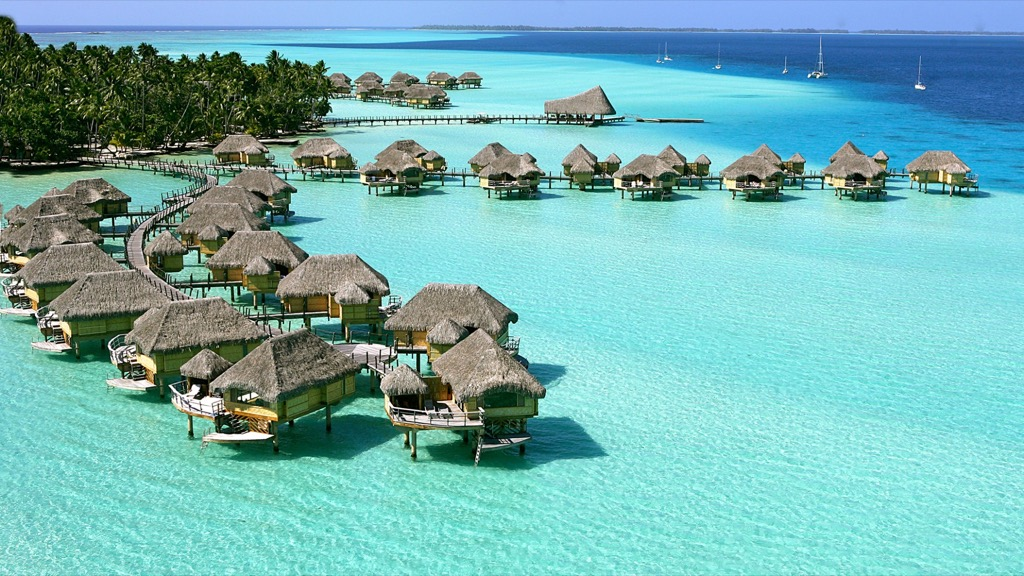
#> input picture 06-knn-classification/beach/beach01.jpg, 1024 x 576 px; its folder holds 4 pictures in this run
$ python classify.py beach/beach01.jpg
#> lines starting #> are read from the running program, lines starting #| are printed output that depends on the picture
#!/usr/bin/env python

# ###############################
# @author Petar Vorotnikov
# @description kNN classifier
# ###############################

import os, sys, math, logging, collections, argparse
import numpy as np
import matplotlib.pylab as plt
import cv2
from PIL import Image


'''
Configuration and globals
'''
ReferenceImage = collections.namedtuple('ReferenceImage', 'path, image, image_histogram')
DIR_BEACH = 'beach'
DIR_CITY = 'city'
DIR_MOUNTAIN = 'mountain'
RESIZE_DIMENSIONS = (256, 256)
LABEL_BEACH = 0
LABEL_MOUNTAIN = 1
LABEL_CITY = 2

'''
Retreive human-readable label
'''
def get_label(raw_label):
    if raw_label == LABEL_BEACH:
        return 'beach'
    elif raw_label == LABEL_MOUNTAIN:
        return 'mountain'
    elif raw_label == LABEL_CITY:
        return 'city'
    else:
        return 'unknown'

'''
Normalizes a given histogram making it with vector distance 1
'''
def normalize_histogram(histogram):
    np_histogram = np.array(histogram)
    normalized_histogram = np_histogram / np.linalg.norm(np_histogram)

    return normalized_histogram.tolist()

'''
Get the histogram and normalize it
so that the histogram vector length is 1
'''
def get_image_histogram(image):
    histogram = normalize_histogram(image.histogram())

    return histogram

'''
Load a single image, convert it to RGB and
resize it top proper dimensions
'''
def load_image(file):

    try:
        image = Image.open(file) # load the image
        image = image.convert('RGB') # convert the image to RGB
        image = image.resize(RESIZE_DIMENSIONS) # resize the image
        image_histogram = get_image_histogram(image) # get the histogram
        image_histogram = np.array(image_histogram).astype(np.float32) # convert it to numpy array
        image = np.array(image) # convert also the image to numpy array

        return ReferenceImage(
            path = file,
            image = image,
            image_histogram = image_histogram
        )

    except IOError:
        return None


'''
Load all images in a given path
@param {String} path
@return {Map} images
'''
def load_images(path):

    logging.info('Loading reference images in {0}...'.format(path))

    # Get all image filenames in the images directory
    filenames = os.listdir(path)

    images = []
    for filename in filenames:
        image = load_image(os.path.join(path, filename))
        if image != None:
            images.append(image)

    return images


''' Prepare the training and testing data for an image set '''
def prepare_data(images, label):
    data = np.zeros((len(images), 768)).astype(np.float32)
    for idx in range(len(images)):
        data[idx] = images[idx].image_histogram

    labels = np.empty(len(images)).astype(np.float32)
    labels.fill(label)

    return data, labels

'''
Main routine
'''
def main():

    # Get arguments
    parser = argparse.ArgumentParser(prog='kNN-classification', description=__doc__)
    parser.add_argument('input', metavar='INPUT FILE', help="Input file")
    args = parser.parse_args()

    # Configure logger
    logging.basicConfig(stream=sys.stdout, format="%(message)s", level=logging.INFO)

    # Load the query image and fetch its data
    query_image = load_image(args.input);
#> in load_image, image is the input picture: PIL image 1024x576 RGB; mean R, G, B 116.1, 178.2, 177.9
#> in load_image, `image = image.resize(RESIZE_DIMENSIONS)`:
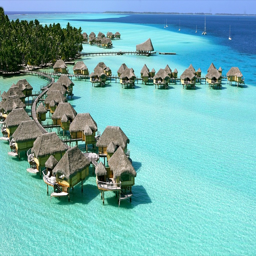
#> image: PIL image 256x256 RGB; mean R, G, B 116.1, 178.2, 177.9
#> in normalize_histogram, `np_histogram = np.array(histogram)`: np_histogram = 768 values, max 1907 at index 485, min 0 at index 248, mean 256
#> in normalize_histogram, `normalized_histogram = np_histogram / np.linalg.norm(np_histogram)`: normalized_histogram = 768 values, max 0.165 at index 485, min 0 at index 248, mean 0.0221
#> in get_image_histogram, `histogram = normalize_histogram(image.histogram())`: histogram has the same summary as normalized_histogram in normalize_histogram
#> in load_image, `image_histogram = get_image_histogram(image)`: image_histogram has the same summary as normalized_histogram in normalize_histogram
    query_image_data, l = prepare_data([query_image], None)
#> l = [nan]

    # Load training images
    beaches = load_images(DIR_BEACH)
#> pass 2 of the loop in load_images, `for filename in filenames:`:
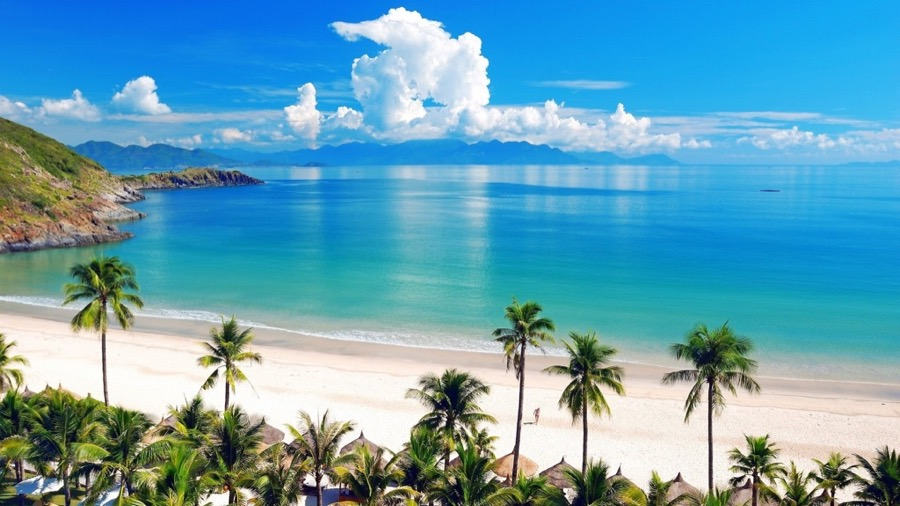
#> input picture 06-knn-classification/beach/beach02.jpg, 900 x 506 px
#> in load_image, image is the input picture: PIL image 900x506 RGB; mean R, G, B 100.5, 161.4, 182.5
#> in load_image (call 3), `image = image.resize(RESIZE_DIMENSIONS)`:
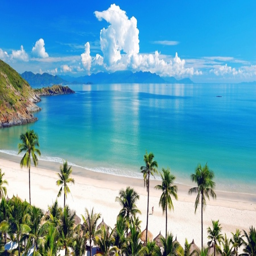
#> image: PIL image 256x256 RGB; mean R, G, B 100.5, 161.4, 182.5
#> image_histogram = 768 values, max 0.158 at index 741, min 0 at index 256, mean 0.0259
#> pass 3 of the loop in load_images, `for filename in filenames:`:
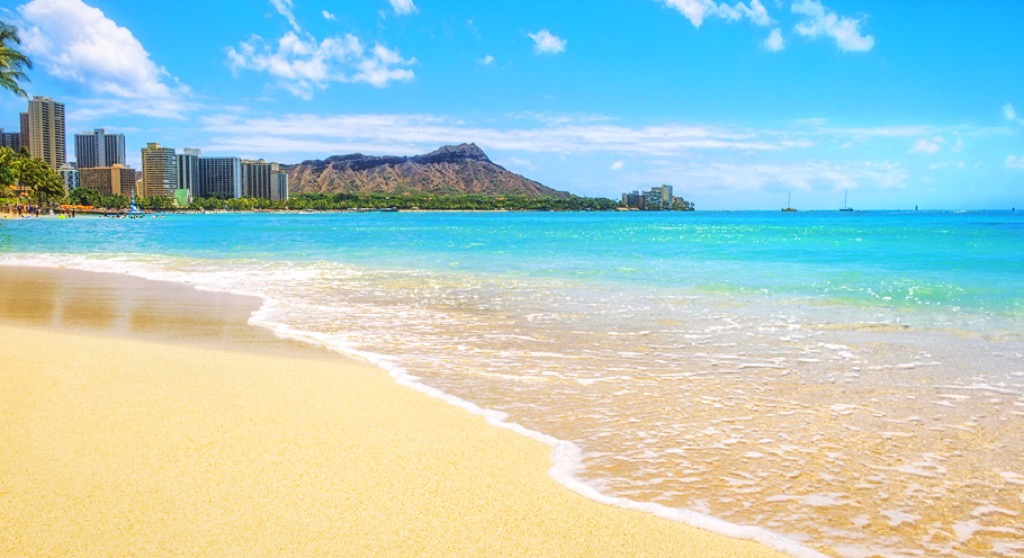
#> input picture 06-knn-classification/beach/beach03.jpg, 1024 x 558 px
#> in load_image, image is the input picture: PIL image 1024x558 RGB; mean R, G, B 172.6, 204.4, 201.6
#> in load_image (call 4), `image = image.resize(RESIZE_DIMENSIONS)`:
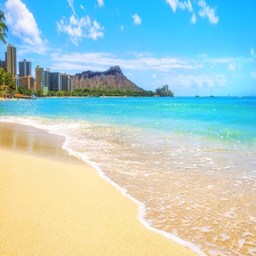
#> image: PIL image 256x256 RGB; mean R, G, B 172.6, 204.5, 201.6
#> image_histogram = 768 values, max 0.537 at index 767, min 0 at index 0, mean 0.0165
#> the loop made 4 passes; the first 3 are shown
    mountains = load_images(DIR_MOUNTAIN)
    cities = load_images(DIR_CITY)

    # Prepare training data
    training_beaches, labels_beaches = prepare_data(beaches, LABEL_BEACH);
    training_mountains, labels_mountains = prepare_data(mountains, LABEL_MOUNTAIN);
    training_cities, labels_cities = prepare_data(cities, LABEL_CITY);

    # Consolidate training data
    training_data = np.concatenate((training_beaches, training_mountains, training_cities), axis=0)
    labels = np.concatenate((labels_beaches, labels_mountains, labels_cities), axis=0)

    # Train the kNN
    knn = cv2.KNearest()
    knn.train(training_data, labels)

    # Fetch result
    ret, results, neighbours, dist = knn.find_nearest(query_image_data, 3)

    # And print output
    classified_label = get_label(results[0][0])
    logging.info('============================')
    logging.info('Image classified as {0}'.format(classified_label))
    logging.info('Nearest neighbor at {0}'.format(dist[0][0]))


if __name__ == '__main__':
#> (the run stopped early here; a loop or call above may not have finished)
